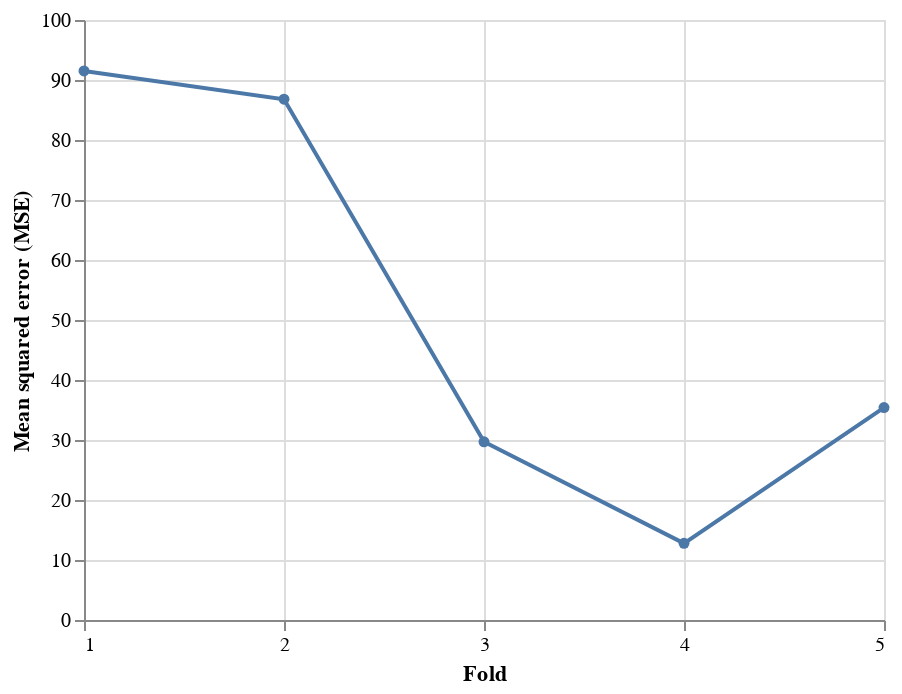

Notebook code for this chart:
### Code cell
alt.Chart(df_scores.reset_index()).mark_line(
     point=alt.OverlayMarkDef()
).encode(
    x=alt.X("index", bin=False, title="Fold", axis=alt.Axis(tickCount=5)),
    y=alt.Y("lr", aggregate="mean", title="Mean squared error (MSE)")
)

### Figure 1 — Vega-Lite specification as saved in the notebook (floating-point values rounded to 4 significant figures)
{"config": {"view": {"continuousWidth": 400, "continuousHeight": 300}}, "data": {"name": "data-7e9009d045591a9b10c2b5f8dbc87f58"}, "mark": {"type": "line", "point": {}}, "encoding": {"x": {"axis": {"tickCount": 5}, "bin": false, "field": "index", "title": "Fold", "type": "quantitative"}, "y": {"aggregate": "mean", "field": "lr", "title": "Mean squared error (MSE)", "type": "quantitative"}}, "$schema": "https://vega.github.io/schema/vega-lite/v4.17.0.json", "datasets": {"data-7e9009d045591a9b10c2b5f8dbc87f58": [{"index": 1, "lr": 91.52}, {"index": 2, "lr": 86.79}, {"index": 3, "lr": 29.7}, {"index": 4, "lr": 12.78}, {"index": 5, "lr": 35.4}]}}
